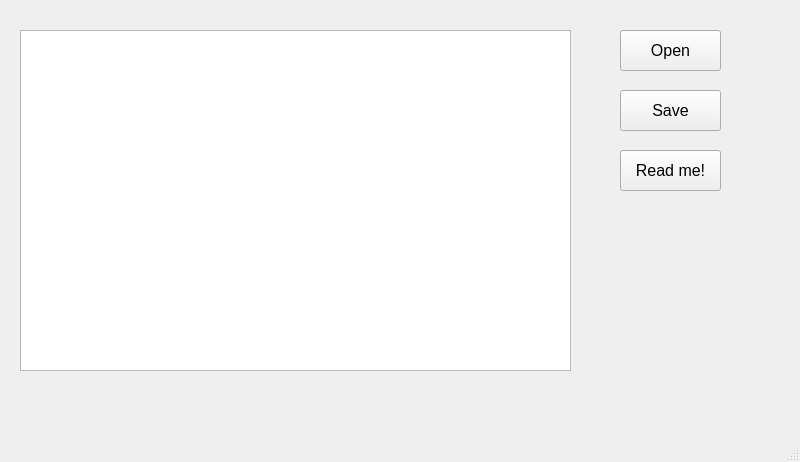
<?xml version="1.0" encoding="UTF-8"?>
<ui version="4.0">
 <class>MainWindow</class>
 <widget class="QMainWindow" name="MainWindow">
  <property name="geometry">
   <rect>
    <x>0</x>
    <y>0</y>
    <width>800</width>
    <height>462</height>
   </rect>
  </property>
  <property name="windowTitle">
   <string>MainWindow</string>
  </property>
  <widget class="QWidget" name="centralwidget">
   <widget class="QPlainTextEdit" name="docTextEdit">
    <property name="geometry">
     <rect>
      <x>20</x>
      <y>30</y>
      <width>551</width>
      <height>341</height>
     </rect>
    </property>
   </widget>
   <widget class="QPushButton" name="saveButton">
    <property name="geometry">
     <rect>
      <x>620</x>
      <y>90</y>
      <width>101</width>
      <height>41</height>
     </rect>
    </property>
    <property name="font">
     <font>
      <pointsize>12</pointsize>
      <bold>false</bold>
     </font>
    </property>
    <property name="text">
     <string>Save</string>
    </property>
   </widget>
   <widget class="QPushButton" name="openButton">
    <property name="geometry">
     <rect>
      <x>620</x>
      <y>30</y>
      <width>101</width>
      <height>41</height>
     </rect>
    </property>
    <property name="font">
     <font>
      <pointsize>12</pointsize>
      <bold>false</bold>
     </font>
    </property>
    <property name="text">
     <string>Open</string>
    </property>
   </widget>
   <widget class="QPushButton" name="readMeButton">
    <property name="geometry">
     <rect>
      <x>620</x>
      <y>150</y>
      <width>101</width>
      <height>41</height>
     </rect>
    </property>
    <property name="font">
     <font>
      <pointsize>12</pointsize>
      <bold>false</bold>
     </font>
    </property>
    <property name="text">
     <string>Read me!</string>
    </property>
   </widget>
  </widget>
  <widget class="QMenuBar" name="menubar">
   <property name="geometry">
    <rect>
     <x>0</x>
     <y>0</y>
     <width>800</width>
     <height>26</height>
    </rect>
   </property>
  </widget>
  <widget class="QStatusBar" name="statusbar"/>
 </widget>
 <resources/>
 <connections/>
</ui>
